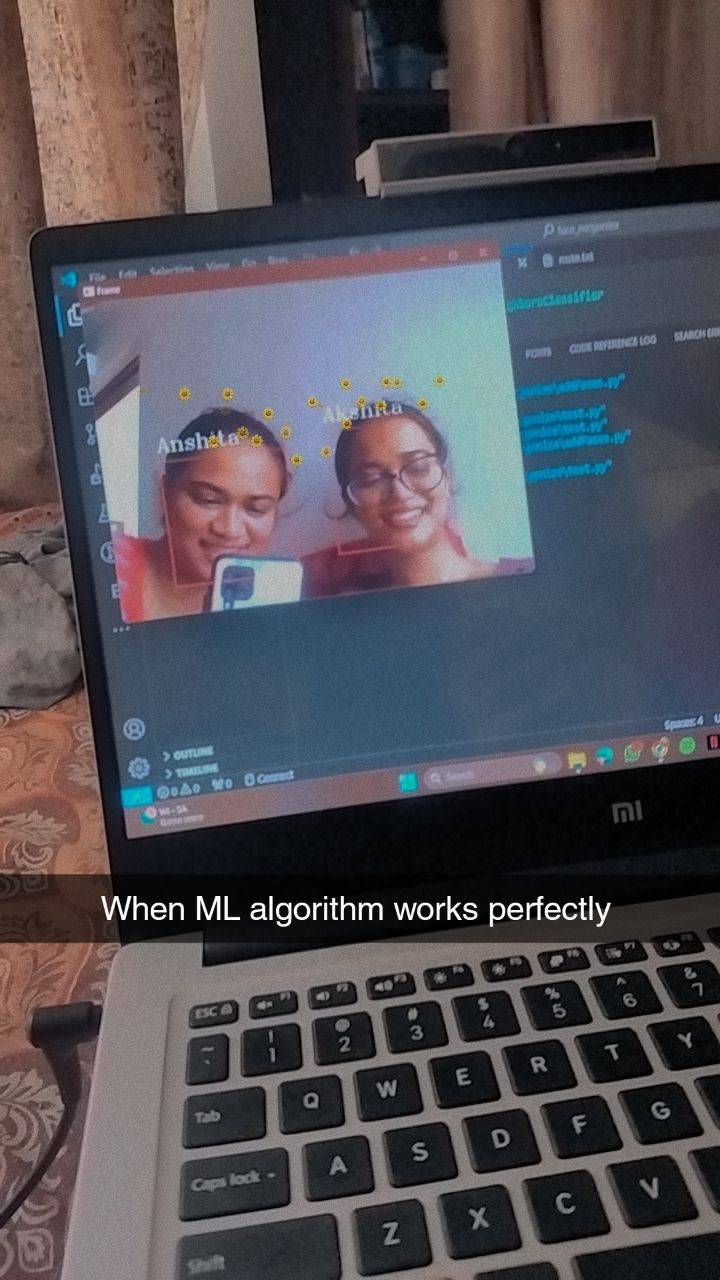
#> input picture face-ak-an.jpg, 720 x 1280 px, given in place of the camera
$ python addFaces.py
#> lines starting #> are read from the running program, lines starting #| are printed output that depends on the picture; after the words box and inside, x2 and y2 are one past the last pixel; in counts of white or black regions, pixels touching at a corner belong together
import cv2
import pickle
import numpy as np
import os

# Check if 'data/' directory exists, if not create it
if not os.path.exists('data/'):
    os.makedirs('data/')

# Open the default camera (usually the built-in webcam)
video = cv2.VideoCapture(0)
facedetect = cv2.CascadeClassifier('data/haarcascade_frontalface_default.xml')
faces_data=[] #emty list

i=0

name=input("Enter Your Name: ")
#> the answer given: face-ak-an.jpg
while True:
    # Capture frame-by-frame
    ret, frame = video.read()
#> frame is the input picture: shape (1280, 720, 3); mean B, G, R 85.8, 79.5, 81.5

    gray= cv2.cvtColor(frame, cv2.COLOR_BGR2GRAY) #for color and conversion
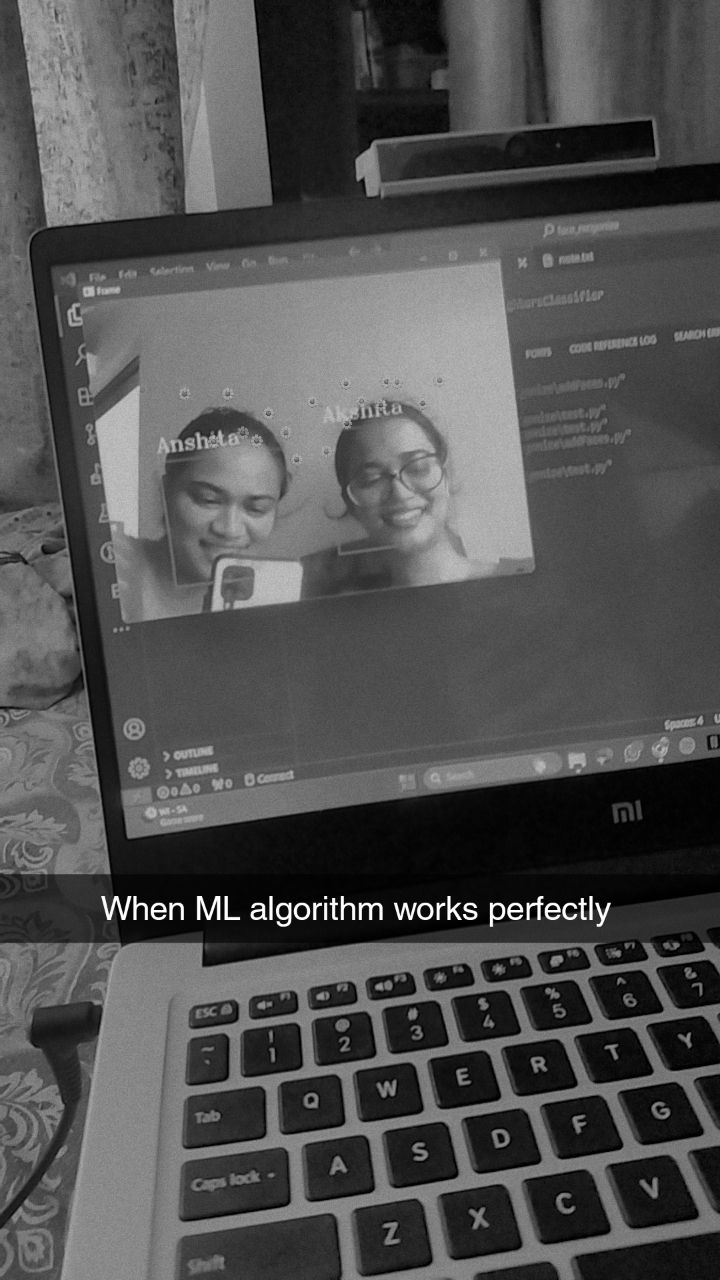
#> gray: shape (1280, 720); min 0, max 255, mean 80.8
    faces= facedetect.detectMultiScale(gray, 1.3, 5)
#> faces = [[166, 451, 135, 135]]

    #get coordinate from faces: xy and w h widtyh height
    for (x,y,w,h) in faces:
        crop_img= frame[y:y+h, x:x+w,: ]

        resized_img= cv2.resize(crop_img, (50,50))
        if len(faces_data)<=100 and i%10==0:
            faces_data.append(resized_img)

        i=i+1
        cv2.putText(frame, str(len(faces_data)), (50,50), cv2.FONT_HERSHEY_COMPLEX, 1,(50,50,255), 1)
        cv2.rectangle(frame, (x, y), (x+w, y+h), (50,50,225),1 )
#> this loop made 1 pass
#> (x, y, w, h, i) on pass 1: (166, 451, 135, 135, 1)
#> pass 1, `crop_img= frame[y:y+h, x:x+w,: ]`:
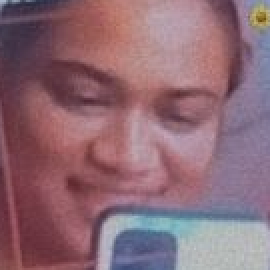
#> crop_img: shape (135, 135, 3) (shown 2 times larger); mean B, G, R 117.1, 106, 141.6
#> pass 1, `resized_img= cv2.resize(crop_img, (50,50))`:
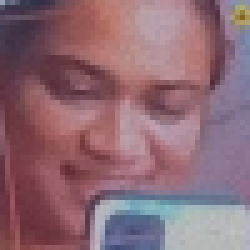
#> resized_img: shape (50, 50, 3) (shown 5 times larger); mean B, G, R 117, 105.9, 141.5
#> after the loop:
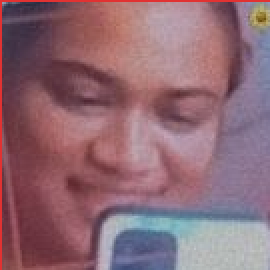
#> crop_img: shape (135, 135, 3) (shown 2 times larger); 1.48% of pixels changed, all inside (x1, y1, x2, y2) = (0, 0, 135, 135)
#> after the loop:
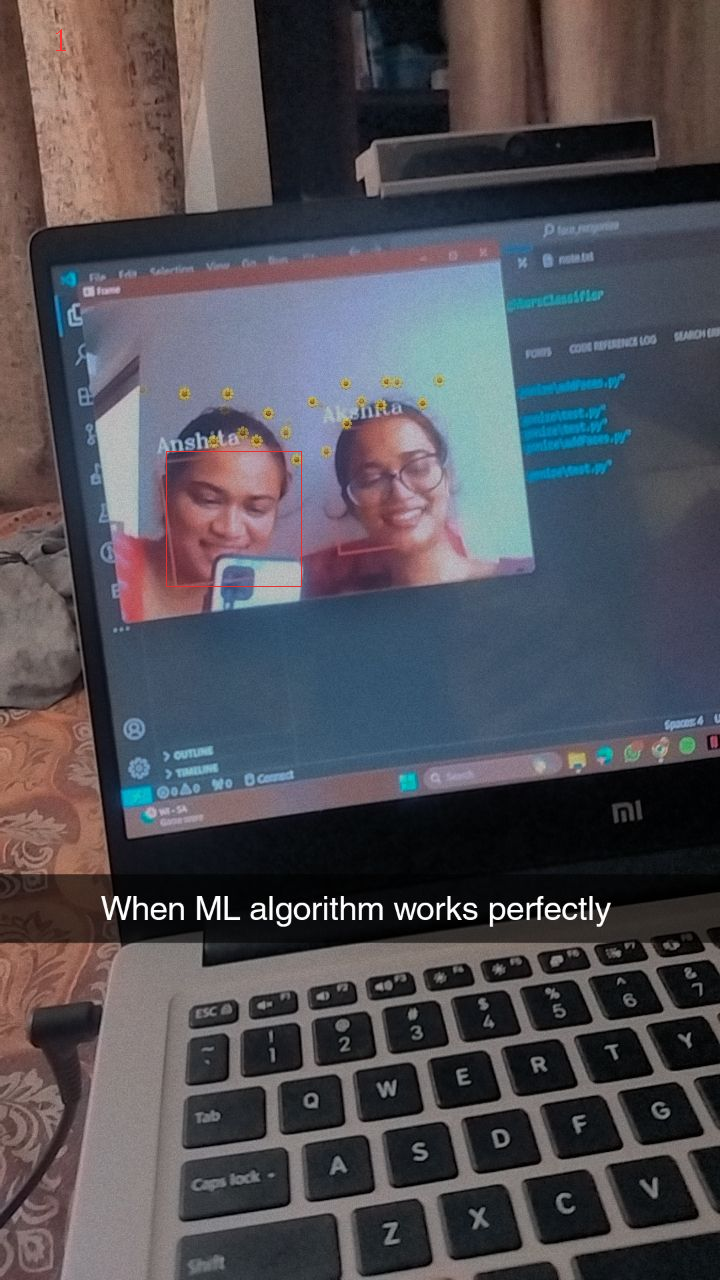
#> frame: shape (1280, 720, 3); 0.06% of pixels changed, all inside (x1, y1, x2, y2) = (56, 29, 302, 587)
#> after the loop, faces_data = 1 item; i = 1

    # Display the resulting frame
    cv2.imshow("Frame", frame)

    # Check if the user pressed the 'q' key
    if cv2.waitKey(1) & 0xFF == ord('q') or len(faces_data)==100:
#> (key q is pressed here)
        break

# Release the video capture object
video.release()

# Close all OpenCV windows
cv2.destroyAllWindows()

faces_data= np.asarray(faces_data)
faces_data= faces_data.reshape(100, -1)
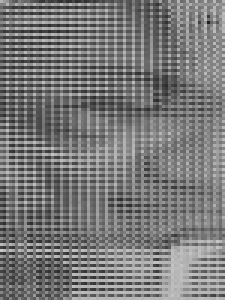
#> faces_data: shape (100, 75) (shown 3 times larger); min 32, max 202, mean 121.5

#for names
if 'names.pkl' not in os.listdir('data/'):
    names= [name]*100
    with open ('data/names.pkl','wb') as f:
        pickle.dump(names, f)

else:
    with open ('data/names.pkl','rb') as f:
#> (reads data/names.pkl from the repository)
        names= pickle.load(f)
    names =names+[name]*100
    with open ('data/names.pkl', 'wb') as f:
        pickle.dump(names, f)

#for faces
if 'faces_data.pkl' not in os.listdir('data/'):
    with open ('data/faces_data.pkl', 'wb') as f:
        pickle.dump(faces_data, f)

else:
    with open ('data/faces_data.pkl', 'rb') as f:
        faces= pickle.load(f)
    faces = np.append(faces, faces_data, axis=0)
    with open ('data/faces_data.pkl', 'wb') as f:
        pickle.dump(faces, f)

    print("Face data and names saved successfully!")
